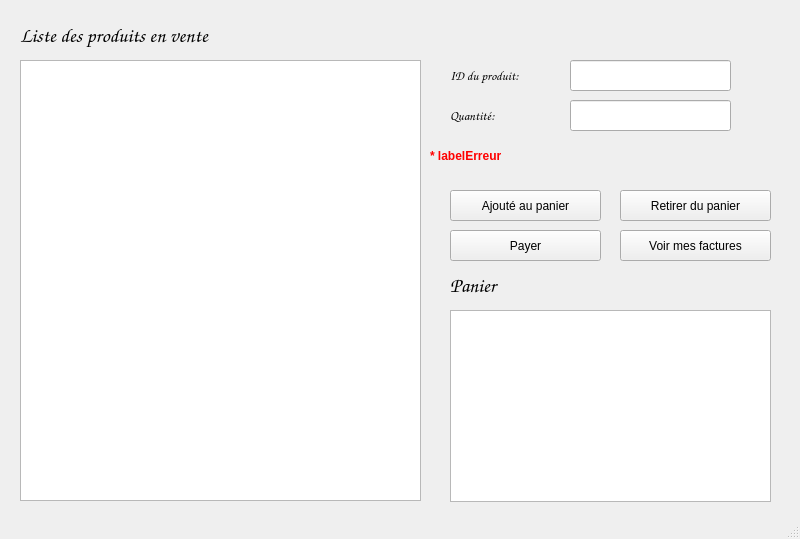
<?xml version="1.0" encoding="UTF-8"?>
<ui version="4.0">
 <class>MainWindow</class>
 <widget class="QMainWindow" name="MainWindow">
  <property name="geometry">
   <rect>
    <x>0</x>
    <y>0</y>
    <width>800</width>
    <height>539</height>
   </rect>
  </property>
  <property name="windowTitle">
   <string>MainWindow</string>
  </property>
  <widget class="QWidget" name="centralwidget">
   <widget class="QTextBrowser" name="textBrowserInventaire">
    <property name="geometry">
     <rect>
      <x>20</x>
      <y>60</y>
      <width>401</width>
      <height>441</height>
     </rect>
    </property>
   </widget>
   <widget class="QLabel" name="labelTitre">
    <property name="geometry">
     <rect>
      <x>20</x>
      <y>20</y>
      <width>401</width>
      <height>31</height>
     </rect>
    </property>
    <property name="font">
     <font>
      <family>Comic Sans MS</family>
      <pointsize>15</pointsize>
     </font>
    </property>
    <property name="text">
     <string>Liste des produits en vente</string>
    </property>
   </widget>
   <widget class="QPushButton" name="buttonAjouter">
    <property name="geometry">
     <rect>
      <x>450</x>
      <y>190</y>
      <width>151</width>
      <height>31</height>
     </rect>
    </property>
    <property name="text">
     <string>Ajouté au panier</string>
    </property>
   </widget>
   <widget class="QLineEdit" name="lineEditID">
    <property name="geometry">
     <rect>
      <x>570</x>
      <y>60</y>
      <width>161</width>
      <height>31</height>
     </rect>
    </property>
   </widget>
   <widget class="QLineEdit" name="lineEditQuantite">
    <property name="geometry">
     <rect>
      <x>570</x>
      <y>100</y>
      <width>161</width>
      <height>31</height>
     </rect>
    </property>
   </widget>
   <widget class="QLabel" name="labelID">
    <property name="geometry">
     <rect>
      <x>450</x>
      <y>60</y>
      <width>121</width>
      <height>31</height>
     </rect>
    </property>
    <property name="font">
     <font>
      <family>Comic Sans MS</family>
      <pointsize>10</pointsize>
     </font>
    </property>
    <property name="text">
     <string>ID du produit:</string>
    </property>
   </widget>
   <widget class="QLabel" name="labelQuantite">
    <property name="geometry">
     <rect>
      <x>450</x>
      <y>100</y>
      <width>121</width>
      <height>31</height>
     </rect>
    </property>
    <property name="font">
     <font>
      <family>Comic Sans MS</family>
      <pointsize>10</pointsize>
     </font>
    </property>
    <property name="text">
     <string>Quantité:</string>
    </property>
   </widget>
   <widget class="QTextBrowser" name="textBrowserPanier">
    <property name="geometry">
     <rect>
      <x>450</x>
      <y>310</y>
      <width>321</width>
      <height>192</height>
     </rect>
    </property>
   </widget>
   <widget class="QLabel" name="labelPanier">
    <property name="geometry">
     <rect>
      <x>450</x>
      <y>270</y>
      <width>321</width>
      <height>31</height>
     </rect>
    </property>
    <property name="font">
     <font>
      <family>Comic Sans MS</family>
      <pointsize>15</pointsize>
     </font>
    </property>
    <property name="text">
     <string>Panier</string>
    </property>
   </widget>
   <widget class="QLabel" name="labelErreur">
    <property name="geometry">
     <rect>
      <x>430</x>
      <y>140</y>
      <width>321</width>
      <height>31</height>
     </rect>
    </property>
    <property name="font">
     <font>
      <family>MS Shell Dlg 2</family>
      <weight>75</weight>
      <bold>true</bold>
     </font>
    </property>
    <property name="styleSheet">
     <string notr="true">color: rgb(255, 0, 0);</string>
    </property>
    <property name="text">
     <string>* labelErreur</string>
    </property>
   </widget>
   <widget class="QPushButton" name="buttonRetirer">
    <property name="geometry">
     <rect>
      <x>620</x>
      <y>190</y>
      <width>151</width>
      <height>31</height>
     </rect>
    </property>
    <property name="text">
     <string>Retirer du panier</string>
    </property>
   </widget>
   <widget class="QPushButton" name="buttonPayer">
    <property name="geometry">
     <rect>
      <x>450</x>
      <y>230</y>
      <width>151</width>
      <height>31</height>
     </rect>
    </property>
    <property name="text">
     <string>Payer</string>
    </property>
   </widget>
   <widget class="QPushButton" name="buttonFacture">
    <property name="geometry">
     <rect>
      <x>620</x>
      <y>230</y>
      <width>151</width>
      <height>31</height>
     </rect>
    </property>
    <property name="text">
     <string>Voir mes factures</string>
    </property>
   </widget>
  </widget>
  <widget class="QStatusBar" name="statusbar"/>
 </widget>
 <resources/>
 <connections/>
</ui>
